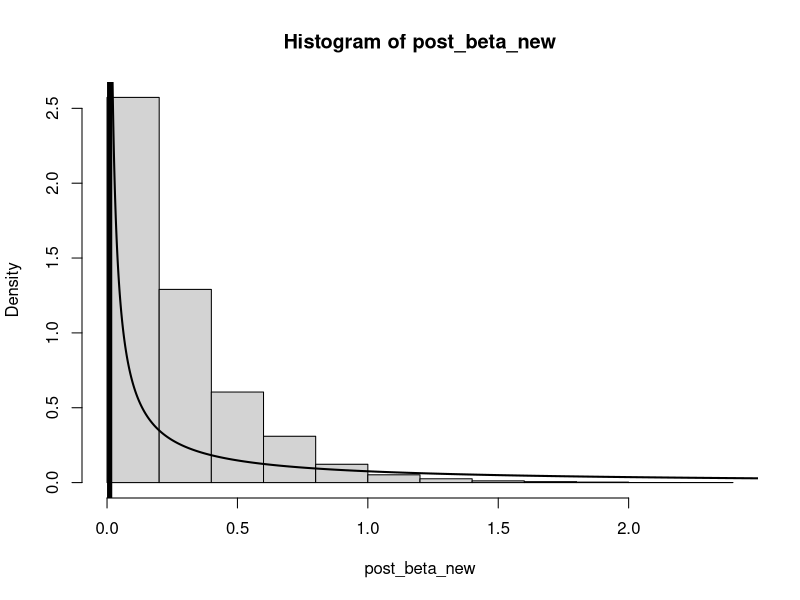
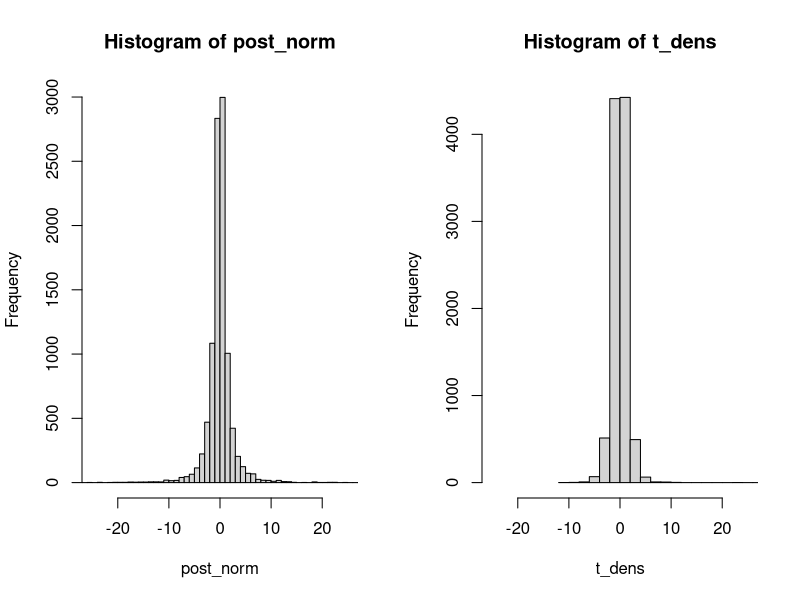

R code for these plots, in order:
## ---- chunk 1

########## Workspace Prep ##########



## Load in the necessaey packages

library(coda)

## ---- chunk 2

##### Part ii #####



### Unchanged code from Lecture



year = (1851:1962)
y = c(4, 5, 4, 1, 0, 4, 3, 4, 0, 6, 3, 3, 4, 0, 2, 6, 3, 3, 5, 4, 5, 3,
      1, 4, 4, 1, 5, 5, 3, 4, 2, 5, 2, 2, 3, 4, 2, 1, 3, 2, 2, 1, 1,
      1, 1, 3, 0, 0, 1, 0, 1, 1, 0, 0, 3, 1, 0, 3, 2, 2, 0, 1, 1, 1,
      0, 1, 0, 1, 0, 0, 0, 2, 1, 0, 0, 0, 1, 1, 0, 2, 3, 3, 1, 1, 2,
      1, 1, 1, 1, 2, 4, 2, 0, 0, 0, 1, 4, 0, 0, 0, 1, 0, 0, 0, 0, 0,
      1, 0, 0, 1, 0, 1)

n = length(y)

# Hyperparameters:
alpha = 0.5; beta = 0.01

# Pick some initial values:
k = ceiling(n/2) # midpoint is CP
lambda_1 = mean(y[1:k])
lambda_2 = mean(y[(k+1):n])

# Sample from the posterior distribution:
S = 10^4

# Storage:
post_lambda_1 = array(0, c(S, 1))
post_lambda_2 = array(0, c(S, 1))
post_k = array(0, c(S, 1));

for(s in 1:S){
    # Sample lambda_1:
    lambda_1 = rgamma(n = 1,
                      shape = alpha + sum(y[1:k]),
                      rate = beta + k)
    # Sample lambda_2:
    # NOTE: assuming k < n throughout!
    lambda_2 = rgamma(n = 1,
                      shape = alpha + sum(y[(k+1):n]),
                      rate = beta + (n-k))
    # Sample k:
    log_g = cumsum(y)*log(lambda_1/lambda_2) + (1:n)*(lambda_2 - lambda_1)
    #pm<-exp(log_g)/sum(exp(log_g)); k<-min((1:n)[runif(1)<cumsum(pm)])
    k = sample(1:n, 1, prob = exp(log_g))
    
    # Store:
    post_lambda_1[s] = lambda_1
    post_lambda_2[s] = lambda_2
    post_k[s] = k
}



### Edited code from lecture, factors in beta prior



# Hyperparameters:
alpha = 0.5; beta = 0.01

## Set the beta params

b_alpha <- 0.1
b_beta <- 0.1

# Pick some initial values:
k = ceiling(n/2) # midpoint is CP
lambda_1 = mean(y[1:k])
lambda_2 = mean(y[(k+1):n])

# Sample from the posterior distribution:
S = 10^4

# Storage:
post_lambda_1_new = array(0, c(S, 1))
post_lambda_2_new = array(0, c(S, 1))
post_k_new = array(0, c(S, 1))
post_beta_new = array(0, c(S, 1))

for(s in 1:S){
    
    # Sample lambda_1:
    lambda_1 = rgamma(n = 1,
                      shape = alpha + sum(y[1:k]),
                      rate = beta + k)
    # Sample lambda_2:
    # NOTE: assuming k < n throughout!
    lambda_2 = rgamma(n = 1,
                      shape = alpha + sum(y[(k+1):n]),
                      rate = beta + (n-k))
    # Sample k:
    log_g = cumsum(y)*log(lambda_1/lambda_2) + (1:n)*(lambda_2 - lambda_1)
    #pm<-exp(log_g)/sum(exp(log_g)); k<-min((1:n)[runif(1)<cumsum(pm)])
    k = sample(1:n, 1, prob = exp(log_g))
    
    # Sample beta:
    
    beta <- rgamma(n = 1,
                   shape = (2 * alpha) + b_alpha,
                   rate = lambda_1 + lambda_2 + b_beta)
    
    # Store:
    post_lambda_1_new[s] = lambda_1
    post_lambda_2_new[s] = lambda_2
    post_k_new[s] = k
    post_beta_new[s] = beta
}

## ---- chunk 3

##### Part iii #####



## Compute the HPD intervals for beta = 0.01

ci_lambda_1 <- as.vector(HPDinterval(as.mcmc(post_lambda_1), prob = 0.95)[1, 1:2])
ci_lambda_2 <- as.vector(HPDinterval(as.mcmc(post_lambda_2), prob = 0.95)[1, 1:2])
ci_k = as.vector(HPDinterval(as.mcmc(post_k + 1850), prob = 0.95)[1, 1:2])

cat("HPD Interval Lambda_1 with Beta = 0.01: ", "(", ci_lambda_1[1], ",", ci_lambda_1[2], ")")
cat("HPD Interval Lambda_2 with Beta = 0.01: ", "(", ci_lambda_2[1], ",", ci_lambda_2[2], ")")
cat("HPD Interval k + 1850 with Beta = 0.01: ", "(", ci_k[1], ",", ci_k[2], ")")

## Compute the HPD intervals for beta hyperprior

ci_lambda_1_new <- as.vector(HPDinterval(as.mcmc(post_lambda_1_new), prob = 0.95)[1, 1:2])
ci_lambda_2_new <- as.vector(HPDinterval(as.mcmc(post_lambda_2_new), prob = 0.95)[1, 1:2])
ci_k_new = as.vector(HPDinterval(as.mcmc(post_k_new + 1850), prob = 0.95)[1, 1:2])

cat("HPD Interval Lambda_1 with Beta Hyperprior: ", "(", ci_lambda_1_new[1], ",", ci_lambda_1_new[2], ")")
cat("HPD Interval Lambda_2 with Beta Hyperprior: ", "(", ci_lambda_2_new[1], ",", ci_lambda_2_new[2], ")")
cat("HPD Interval k + 1850 with Beta Hyperprior: ", "(", ci_k_new[1], ",", ci_k_new[2], ")")

## ---- chunk 4

##### Part iv #####



par(mfrow = c(1, 1))

hist(post_beta_new, freq = FALSE)
x <- rgamma(n = S, shape = b_alpha, rate = b_beta)
lines(sort(x), y = dgamma(sort(x), shape = b_alpha, rate = b_beta), lwd = 2)
abline(v = 0.01, lwd = 5)

## ---- chunk 5

##### Part ii #####



nu <- 4
S <- 10000

post_gamma <- rgamma(n = S, shape = (nu / 2), rate = (nu / 2)) 

post_norm <- rnorm(n = S, mean = 0, sd = 1 / post_gamma)

t_dens <- rt(n = S, df = nu)

par(mfrow = c(1, 2))

hist(post_norm, xlim = c(-25, 25), breaks = 200)
hist(t_dens, xlim = c(-25, 25), breaks = 20)

